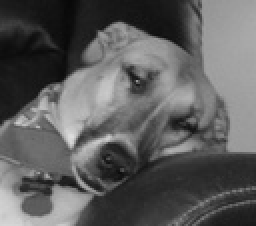
%> input picture Blur and Sharpen/zoltan.jpg, 128 x 113 px, shrunk from 662 x 583 before the run (shown 2 times larger)
$ octave blurAndSharpen.m   (GNU Octave 9; MATLAB toolbox functions it lacks are replaced by stand-ins)
%> lines starting %> are read from the running program, lines starting %| are printed output that depends on the picture
### Blur and Sharpen/blur.m
function out = blur(in) % function to blur an image

    if ~(isa(in, 'double')) %check to see if the class of input is double
        error('The data input must be a 2D Double Array') % return error if it's not double
    end

    out = in * 0; % pre-allocating the output with zeros
    w = 5; % set the parameter to 5

    for i = w + 1:size(in, 1) - w % for-loop for 1st dimension of input excluding the first and last 5 columns
        for j = w + 1:size(in, 2) - w % for-loop for 2nd dimension of input excluding the first and last 5 rows

            window = in(i-w:i+w, j-w:j+w); % window of x and y (5 to the left, right, up, and down)

            out(i, j) = mean(mean(window)); % output is the average of rows and columns of window

        end
    end
end

### Blur and Sharpen/blurAndSharpen.m
img = imread('zoltan.jpg'); % load the image
%> img is the input picture: size 113x128 uint8; min 8, max 222, mean 93.3

img = double(img); % convert the image from uint8 to double class type
%> img: size 113x128 double

imshow(img,[]); % output the image; brackets are used so the image (double array) is not just a white square

blurredImg = blur(img); % calling 'blur' function
%> in blur, `out = in * 0;`: out: size 113x128 double; every value is 0
%> after the loop in blur, `for i = w + 1:size(in, 1) - w`:
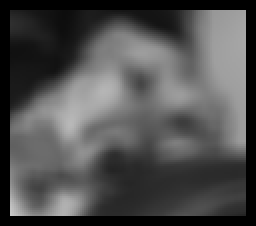
%> out: size 113x128 double (shown 2 times larger); min 0, max 201, mean 79.3

figure; % create a figure
imshow(blurredImg, []); % load the blurred image

sharpenedImg = img - (blurredImg .* 0.5); % equation to sharpen the image
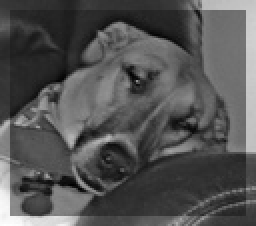
%> sharpenedImg: size 113x128 double (shown 2 times larger); min -25.35, max 214, mean 53.6; drawn with min black and max white

figure; % create a figure
imshow(sharpenedImg, []); % load the sharpened image

$ run again, with Blur and Sharpen/sharpenedDog.jpg copied over Blur and Sharpen/zoltan.jpg
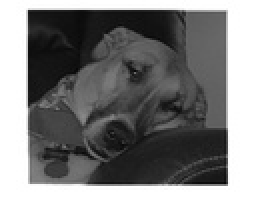
%> input picture Blur and Sharpen/sharpenedDog.jpg, 128 x 105 px, shrunk from 846 x 697 before the run (shown 2 times larger)
%> img is the input picture: size 105x128x3 uint8; min 5, max 255, mean 128.6
%> img: size 105x128x3 double
%> after the loop in blur, `for i = w + 1:size(in, 1) - w`:
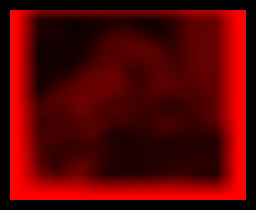
%> out: size 105x128x3 double (shown 2 times larger); mean R, G, B 88.6, 0, 0
%> `sharpenedImg = img - (blurredImg .* 0.5);`:
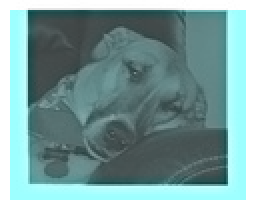
%> sharpenedImg: size 105x128x3 double (shown 2 times larger); mean R, G, B 84.3, 128.6, 128.6; drawn with min black and max white
